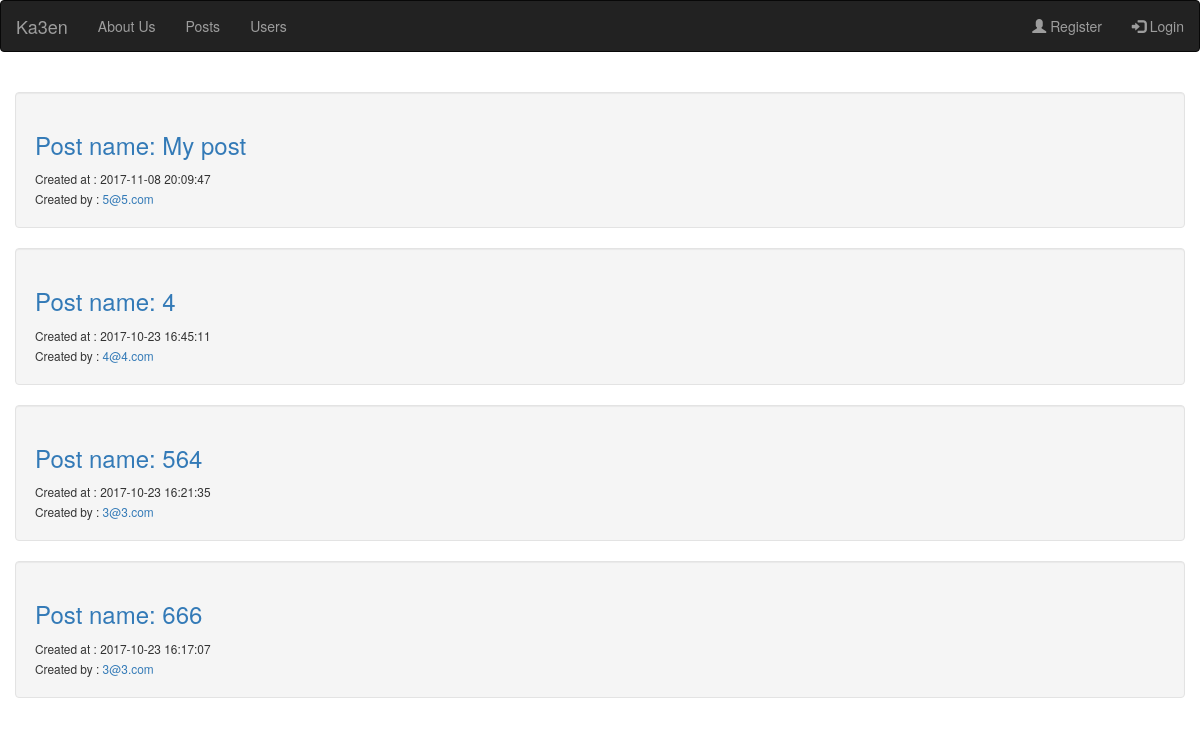
The page /posts on the database its author committed.
### tables this page shows
CREATE TABLE `posts` (
  `id` int(6) NOT NULL,
  `title` varchar(255) NOT NULL,
  `body` text NOT NULL,
  `created_at` timestamp NOT NULL DEFAULT CURRENT_TIMESTAMP,
  `user_id` int(6) NOT NULL
);

CREATE TABLE `users` (
  `id` int(11) NOT NULL,
  `f_name` varchar(20) NOT NULL,
  `l_name` varchar(30) NOT NULL,
  `email` varchar(100) NOT NULL,
  `password` varchar(32) NOT NULL,
  `avatar` varchar(100) NOT NULL,
  `created_at` timestamp NOT NULL DEFAULT CURRENT_TIMESTAMP
);

### index.php (called while the page is built, shortened)
<?php
	spl_autoload_register(function ($class_name) {
		$filename = str_replace('\\', DIRECTORY_SEPARATOR, $class_name).'.php';
	});
	new Routes;
 ?>

### system/Db.php (called while the page is built, shortened)
<?php
class Db
{
	private $_con;
	private $_filds;
	private $_where = true;
	private $_order = false;
	private $_join = false;
	function __construct()
	{
		$this->_con = new \Mysqli ('localhost', 'root', '', 'atkaa');
	}
	public function checkValuesSafety($value){
		$value = htmlspecialchars(stripslashes(trim($value)));
		return mysqli_real_escape_string($this->_con, $value);
	}
	public function select($filds = '*')
	{
		$this->_filds =  $this->checkValuesSafety($filds);
		return $this;
	}
	public function join($join)
	{
		$join =  $this->checkValuesSafety($join);
		$this->_join = explode(",",$join);
		return $this;
	}
	public function getAll($table_name)
	{
		$rows = [];
		if (!$this->_order) {$this->_order[0] = 'ID';$this->_order[1] = 'DESC';}
		$table_name =  $this->checkValuesSafety($table_name);
		$sql = "SELECT $this->_filds FROM $table_name WHERE $this->_where ORDER BY {$this->_order[0]} {$this->_order[1]}";
		if ($this->_join) {
			$sql = "SELECT $this->_filds FROM $table_name {$this->_join[0]} JOIN {$this->_join[1]} ON ($table_name.{$this->_join[2]} = {$this->_join[1]}.{$this->_join[3]}) WHERE $this->_where ORDER BY {$this->_order[0]} {$this->_order[1]}";
		}
		$q = $this->_con->query($sql);
		while ($row = $q->fetch_assoc()) {$rows[] = $row;}
		$this->_where = true;$this->_like = false;$this->_join = false;$this->_order = false;
		return $rows;
	}
}
 ?>

### controllers/Posts.php (called while the page is built, shortened)
<?php
	class Posts extends Controller
	 {
	 	public $_Posts;
	 	function __construct(){
	 		$this->_Posts = new Post;
	 	}
	 	public function index()
	 	{
	 		$this->_View->_allPosts = $this->_Posts->getAllPosts();
	 		$this->_View->rander('posts/posts');
	 	}
	 }
 ?>

### models/Post.php (called while the page is built, shortened)
<?php
	class Post extends Model
	{
		public $_table = 'posts';
		public function getAllPosts()
		{
	 		return $this->_Db->select("$this->_table.*,users.email, users.id as iid ")->join('INNER,users,user_id,id')->getAll($this->_table);
		}
	}
 ?>

### views/posts/posts_view.php (the view)
<?php if(count($this->_allPosts) > 0): ?>
 		<?php foreach($this->_allPosts as $post): ?>
 			<div class="well">
 				<h3><a href="posts/show/<?= $post['id']; ?>">Post name: <?= $post['title']; ?></a></h3>
 				<small>Created at : <?=$post['created_at'];  ?> </small><br>
 				<small>Created by : <a href="/users/profile/<?= $post['iid']; ?>"><?=$post['email'];  ?></a></small>
 			</div>
	<?php endforeach; ?>
<?php else: ?>
	<h2>No post found</h2>
<?php endif; ?>

### system/Routes.php (shortened to what this page needs)
<?php
	class Routes
	{
		function __construct()
		{
			$url = explode('/',substr($_SERVER['REQUEST_URI'], 1));
			if (isset($url[0]) && !empty($url[0])) {
				$ctrl = ucfirst($url[0]);
				if (file_exists('controllers/'.$ctrl.'.php')) {
					$ctrl_class = 'controllers\\'.$ctrl;
					if (class_exists($ctrl_class, true)) {
						$ctrl_obj = new $ctrl_class;
						if (isset($url[1]) && !empty($url[1])) {
							$method = $url[1];
							if (method_exists($ctrl_obj, $method)) {
								$params = array_slice($url, 2);
								call_user_func_array([$ctrl_obj, $method], $params);
							}else{
								header("HTTP/1.0 404 Not Found");
								$message404 = "Method Not Found";
								include '404missing.php';
								die();
							}
						}else{
							if (method_exists($ctrl_obj, 'index')) {
								$ctrl_obj->index();
							}else{
								echo "Error:INDEX not found";
							}
						}
					}else{
						header("HTTP/1.0 404 Not Found");
						$message404 = "Object Not Found";
						include '404missing.php';
						die();
					}
				}else{
					header("HTTP/1.0 404 Not Found");
					$message404 = "Page Not Found";
					include '404missing.php';
					die();
				}
			}else{
				$df_obj = new \controllers\Pages;
				$df_obj->index();
			}
		}
	}
 ?>

### system/View.php (shortened to what this page needs)
<?php
	class View
	{
		public function rander($filename, $inc = true, $data = false, $extraData = false)
		{
			if (file_exists('views/'.$filename.'_view.php')) {
				if ($inc) {
					include 'views/inc/header.php';
					include 'views/'.$filename.'_view.php';
					include 'views/inc/footer.php';
				}else{
					include 'views/'.$filename.'_view.php';
				}
			}else{
				echo "Error: View not found";
			}
		}
	}
?>

### views/inc/header.php (shortened to what this page needs)
<!DOCTYPE html>
<html>
	<head>
		<link rel="stylesheet" href="https://maxcdn.bootstrapcdn.com/bootstrap/3.3.7/css/bootstrap.min.css">
		<link rel="stylesheet" href="https://cdnjs.cloudflare.com/ajax/libs/font-awesome/4.7.0/css/font-awesome.min.css">
	</head>
	<body>
		<nav class="navbar navbar-inverse">
			<div class="container-fluid">
				<div class="navbar-header">
					<a class="navbar-brand" href="/">Ka3en</a>
				</div>
				<ul class="nav navbar-nav">
					<li><a href="/pages/about">About Us</a></li>
					<li><a href="/posts">Posts</a></li>
					<li><a href="/users">Users</a></li>
				</ul>
				<ul class="nav navbar-nav navbar-right">
					<?php if(isset($_SESSION['id'])): ?>
						<li><a><input type="text" class="form-control" placeholder="Search" id="searchedText"></a></li>
					    <li><a><button type="submit" class="btn btn-default" id="search">Search</button></a></li>
					    <li><a href="/users/user"><i class="fa fa-address-card-o" style="color:#9d9d9d"></i> My Page</a></li>
						<li><a href="/users/logout"><span class="glyphicon glyphicon-log-out"></span> Logout</a></li>
	 				<?php else: ?>
						<li><a href="/users/register"><span class="glyphicon glyphicon-user"></span> Register</a></li>
						<li><a href="/users/login"><span class="glyphicon glyphicon-log-in"></span> Login</a></li>
	 				<?php endif; ?>
				</ul>
			</div>
		</nav>
		<br>
		<div class="container">
 			<div class="row">

### views/inc/footer.php (shortened to what this page needs)
				</div>
			</div>
	</body>
</html>

### rows shown on the page
posts: title "My post", created_at "2017-11-08 20:09:47", user.email "5@5.com"
posts: title "4", created_at "2017-10-23 16:45:11", user.email "4@4.com"
posts: title "564", created_at "2017-10-23 16:21:35", user.email "3@3.com"
posts: title "666", created_at "2017-10-23 16:17:07", user.email "3@3.com"
